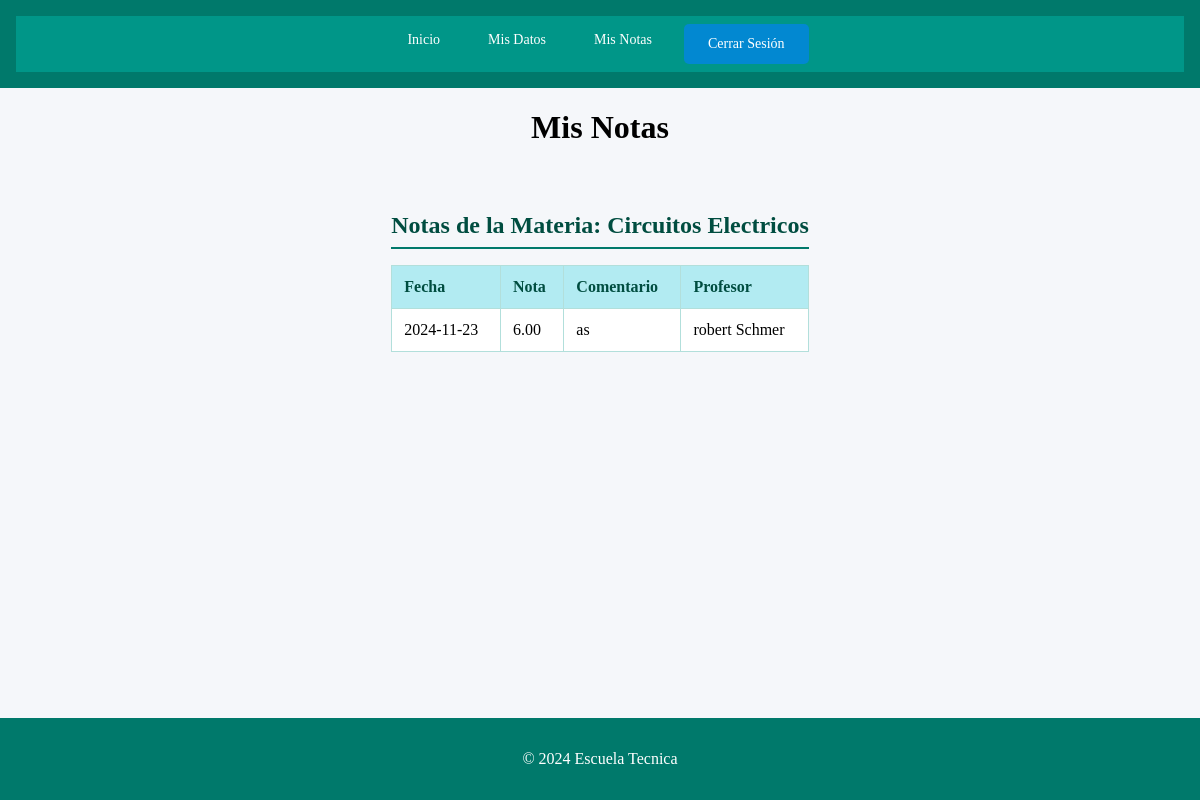
The page /ver_notas.php (signed in) on the database its author committed.
### tables this page shows
CREATE TABLE `materias` (
  `id` int(11) NOT NULL,
  `nombre` varchar(100) NOT NULL,
  `especialidad_id` int(11) DEFAULT NULL
);

CREATE TABLE `notas` (
  `id` int(11) NOT NULL,
  `alumno_id` int(11) NOT NULL,
  `profesor_id` int(11) NOT NULL,
  `materia_id` int(11) NOT NULL,
  `nota` decimal(5,2) NOT NULL,
  `comentario` text DEFAULT NULL,
  `fecha` date NOT NULL
);

### ver_notas.php (the view, shortened to what this page needs)
<?php
include 'config.php';
$username = $_SESSION['username'];
$sql_alumno = "SELECT id, nombre, apellido, materia_id FROM alumnos WHERE username = ?";
$stmt_alumno = $conn->prepare($sql_alumno);
$stmt_alumno->bind_param("s", $username);
$stmt_alumno->execute();
$resultado_alumno = $stmt_alumno->get_result();
$alumno = $resultado_alumno->fetch_assoc();
$alumno_id = $alumno['id'];
$materia_id = $alumno['materia_id'];
$sql_materia = "SELECT nombre FROM materias WHERE id = ?";
$stmt_materia = $conn->prepare($sql_materia);
$stmt_materia->bind_param("i", $materia_id);
$stmt_materia->execute();
$resultado_materia = $stmt_materia->get_result();
$materia = $resultado_materia->fetch_assoc();
$sql_notas = "SELECT n.id, n.nota, n.comentario, n.fecha, CONCAT(p.nombre, ' ', p.apellido) AS profesor_nombre
              FROM notas n
              JOIN profesores p ON n.profesor_id = p.id
              WHERE n.alumno_id = ? AND n.materia_id = ?";
$stmt_notas = $conn->prepare($sql_notas);
$stmt_notas->bind_param("ii", $alumno_id, $materia_id);
$stmt_notas->execute();
$resultado_notas = $stmt_notas->get_result();
?>
<!DOCTYPE html>
<html lang="es">
<head>
    <link rel="stylesheet" href="css/alumno_bienvenido.css">
</head>
<body>
    <header>
        <nav>
        <a href="alumno_bienvenido.php">Inicio</a>
        <a href="alumno_datos.php">Mis Datos</a>
        <a href="ver_notas.php">Mis Notas</a>
        <a href="logout.php" class="btn">Cerrar Sesión</a>
        </nav>
    </header>
    <h1>Mis Notas</h1>
    <main>
        <section>
            <h2>Notas de la Materia: <?php echo htmlspecialchars($materia['nombre']); ?></h2>
            <table>
                <thead>
                    <tr>
                        <th>Fecha</th>
                        <th>Nota</th>
                        <th>Comentario</th>
                        <th>Profesor</th>
                    </tr>
                </thead>
                <tbody>
                    <?php if ($resultado_notas->num_rows > 0): ?>
                        <?php while ($nota = $resultado_notas->fetch_assoc()): ?>
                            <tr>
                                <td><?php echo htmlspecialchars($nota['fecha']); ?></td>
                                <td><?php echo htmlspecialchars($nota['nota']); ?></td>
                                <td><?php echo htmlspecialchars($nota['comentario']); ?></td>
                                <td><?php echo htmlspecialchars($nota['profesor_nombre']); ?></td>
                            </tr>
                        <?php endwhile; ?>
                    <?php else: ?>
                        <tr>
                            <td colspan="4">No se encontraron notas para esta materia.</td>
                        </tr>
                    <?php endif; ?>
                </tbody>
            </table>
        </section>
    </main>
    <footer>
        <p>© 2024 Escuela Tecnica</p>
    </footer>
</body>
</html>

### css/alumno_bienvenido.css (style rules this page uses)
html, body { height: 100%; margin: 0; }
body { display: flex; flex-direction: column; background: #f5f7fa; }
main { flex: 1; }
header { background: #00796b; color: #ffffff; padding: 1rem; text-align: center; }
footer { background: #00796b; color: #ffffff; padding: 1rem; text-align: center; margin-top: auto; }
nav { background: #009688; padding: 0.5rem; display: flex; justify-content: center; gap: 1rem; }
nav a { text-decoration: none; color: #ffffff; padding: 0.5rem 1rem; display: inline-block; border-radius: 5px; transition: background-color 0.3s ease, transform 0.2s ease; font-size: 0.875rem; }
main { padding: 1.5rem; max-width: 1200px; margin: auto; }
section { margin-bottom: 1.5rem; }
section h2 { font-size: 1.5rem; color: #004d40; border-bottom: 2px solid #00796b; padding-bottom: 0.5rem; margin-bottom: 1rem; }
.btn { background: #0288d1; color: #ffffff; padding: 0.5rem 1rem; border-radius: 5px; text-align: center; font-size: 0.875rem; }
h1 { text-align: center; }
main h2 { font-size: 1.5rem; color: #004d40; border-bottom: 2px solid #00796b; padding-bottom: 0.5rem; margin-bottom: 1rem; }
table { width: 100%; border-collapse: collapse; margin-bottom: 1.5rem; }
table th, table td { padding: 0.75rem; text-align: left; border: 1px solid #b2dfdb; }
table th { background: #b2ebf2; color: #004d40; }
table td { background: #ffffff; }
.btn { display: inline-block; padding: 0.75rem 1.5rem; font-size: 0.875rem; text-align: center; border-radius: 5px; text-decoration: none; cursor: pointer; transition: background-color 0.3s ease; }

### rows shown on the page
materias: nombre "Circuitos Electricos"
notas: fecha "2024-11-23", nota "6.00", comentario "as", profesor_nombre "robert Schmer"
